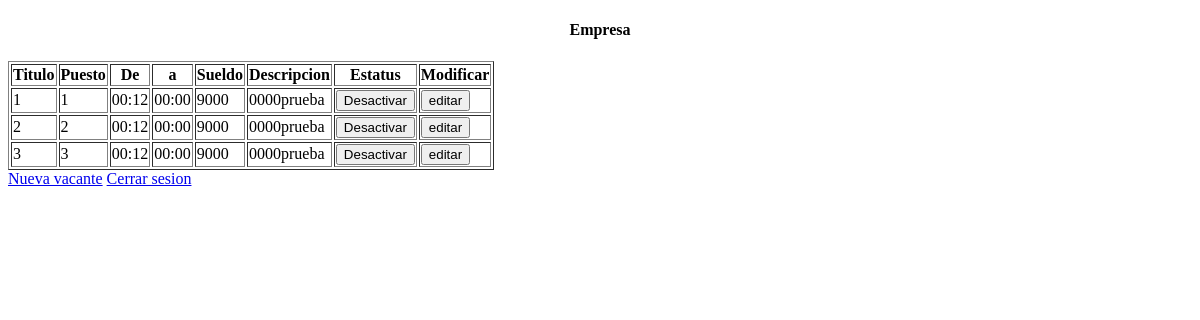
Screenshot of /empresa/vacantes/index.php (signed in) with the database file from the repository.
### tables this page shows
CREATE TABLE IF NOT EXISTS `vacantes` (
`Id_vacante` int(11) NOT NULL,
  `titulo` varchar(45) DEFAULT NULL,
  `puesto` varchar(45) DEFAULT NULL,
  `horario1` varchar(45) DEFAULT NULL,
  `horario2` varchar(45) DEFAULT NULL,
  `sueldo` int(11) DEFAULT NULL,
  `descripcion` varchar(250) DEFAULT NULL,
  `estatus` tinyint(1) DEFAULT NULL,
  `timestamp` datetime NOT NULL,
  `Id_empresa` int(11) NOT NULL
);

### empresa/vacantes/index.php (the view, shortened to what this page needs)
<?php
if (isset($_SESSION['username']) && isset($_SESSION['acceso']) && isset($_SESSION['Id'])){
	if ($_SESSION['acceso'] == 1){
		include("../../php/conexion_login.php");
		$Id_empresa = $_SESSION['Id'];
		$query = "SELECT * FROM vacantes WHERE Id_empresa = '$Id_empresa'";
		$busqueda = $con->prepare($query);
		$busqueda->execute() or die ("Error: Al buscar vacantes");
	?>
<!DOCTYPE html>
<html lang="es">
<head>
	<link rel="stylesheet" type="text/css" href="../../css/sweetalert.css">
</head>
<body>
	<h4 align="center">Empresa</h4>
	<table border="1">
		<thead>
			<tr>
				<th>Titulo</th>
				<th>Puesto</th>
				<th>De</th>
				<th>a</th>
				<th>Sueldo</th>
				<th>Descripcion</th>
				<th>Estatus</th>
				<th>Modificar</th>
			</tr>
		</thead>
		<tbody>
			<?php
			while($vacantes = $busqueda->fetch(PDO::FETCH_ASSOC)){
				extract($vacantes);
				echo "<tr>";
				echo	"<td>".$titulo."</td>";
				echo	"<td>".$puesto."</td>";
				echo	"<td>".$horario1."</td>";
				echo	"<td>".$horario2."</td>";
				echo	"<td>".$sueldo."</td>";
				echo	"<td>".$descripcion."</td>";
				if($estatus == 1){
					echo"<td><input type='button' id='estatus' value='Desactivar' onclick='estatus(".$Id_vacante.", 0);'></td>";
				}
				else{
					echo"<td><input type='button' id='estatus' value='Activar' onclick='estatus(".$Id_vacante.", 1);'></td>";
				}
				echo 	"<td><input type='button' id='editar_vacante' value='editar' onclick='editar(".$Id_vacante.");'></td>";
				echo "</tr>";
			}
			?>
		</tbody>
	</table>
	<a href="nueva_vacante.php">Nueva vacante</a>
	<a href="../../php/logout.php">Cerrar sesion</a>
</body>
</html>
<?php
	}
	else
		{
		echo "<script>history.back();</script>";
		}
	}
else
	{
	echo "<script>history.back();</script>";
	}
?>

### rows the page displays
vacantes: titulo "1", puesto "1", horario1 "00:12", horario2 "00:00", sueldo "9000", descripcion "0000prueba"
vacantes: titulo "2", puesto "2", horario1 "00:12", horario2 "00:00", sueldo "9000", descripcion "0000prueba"
vacantes: titulo "3", puesto "3", horario1 "00:12", horario2 "00:00", sueldo "9000", descripcion "0000prueba"
